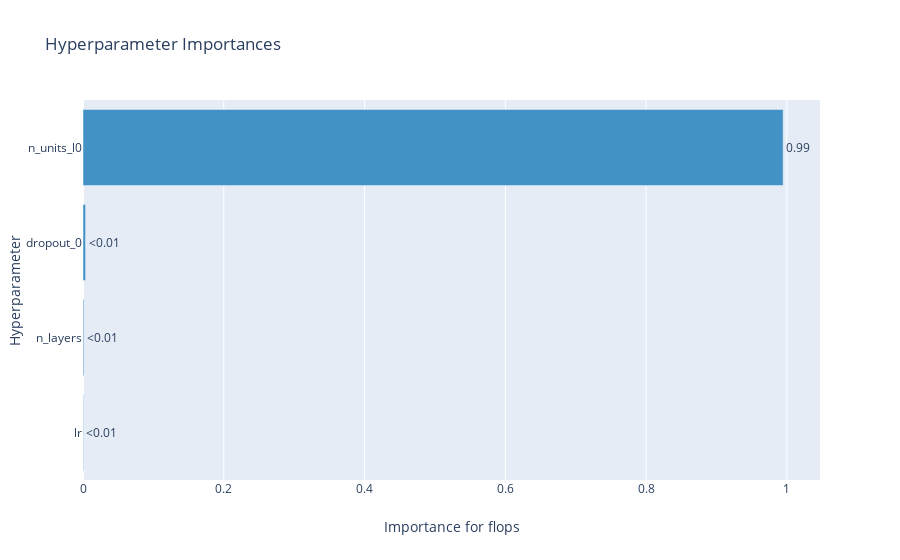

Write notebook code for a chart like this one.
### Markdown cell above
Learn which hyperparameters are affecting the flops most with hyperparameter importance.

### Code cell
optuna.visualization.plot_param_importances(
    study, target=lambda t: t.values[0], target_name="flops"
)

### Figure 1 — Plotly figure (JSON) as saved in the notebook; plotly's stock layout.template omitted (floating-point values rounded to 4 significant figures)
{"data": [{"cliponaxis": false, "hovertemplate": ["lr (FloatDistribution): 0.0005499619009335675<extra></extra>", "n_layers (IntDistribution): 0.0011992485733858143<extra></extra>", "dropout_0 (FloatDistribution): 0.0036145177872587224<extra></extra>", "n_units_l0 (IntDistribution): 0.994636271738422<extra></extra>"], "marker": {"color": "rgb(66,146,198)"}, "orientation": "h", "text": ["<0.01", "<0.01", "<0.01", "0.99"], "textposition": "outside", "type": "bar", "x": [0.00055, 0.001199, 0.003615, 0.9946], "y": ["lr", "n_layers", "dropout_0", "n_units_l0"]}], "layout": {"showlegend": false, "title": {"text": "Hyperparameter Importances"}, "xaxis": {"title": {"text": "Importance for flops"}}, "yaxis": {"title": {"text": "Hyperparameter"}}}}
